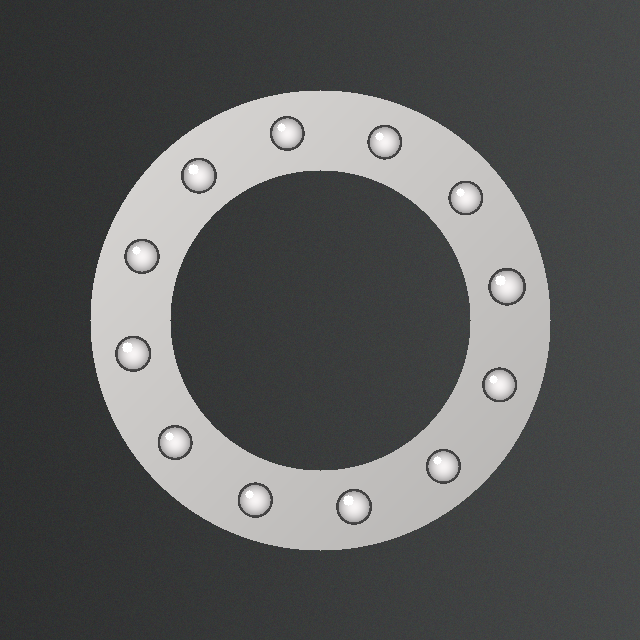
#> input picture eval/images/img01_halo12_clean.png, 640 x 640 px
$ python -i vision.py   (imports and definitions only)
#> lines starting #> are read from the running program, lines starting #| are printed output that depends on the picture; after the words box and inside, x2 and y2 are one past the last pixel; in counts of white or black regions, pixels touching at a corner belong together
"""Classical CV stone counter (no ML).

Two independent estimators:
  A. Hough circles (HOUGH_GRADIENT_ALT) on the blurred grayscale image + non-max suppression.
     Primary count. Weakness: any round bright spot (a reflection) looks like a stone.
  B. Outline contours: black-hat morphology picks out the dark girdle ring around each stone,
     Otsu threshold, then count enclosed holes that are round enough. Run at several kernel sizes
     and take the median. Weakness: dark stones and stones without a visible outline.

Agreement between A and B (plus how uniform the detected radii are) sets the confidence.
"""

from dataclasses import asdict, dataclass

import cv2
import numpy as np

WORK_SIZE = 640                # images are resized so their longest side is this
MIN_R_FRAC, MAX_R_FRAC = 0.008, 0.09   # stone radius as a fraction of the short side
HOUGH_PARAM2 = 0.75            # circle "perfectness" for HOUGH_GRADIENT_ALT (0..1)
BLACKHAT_KERNELS = (7, 9, 11, 13)


@dataclass
class CVResult:
    count: int
    confidence: str
    reason: str
    hough_count: int
    contour_count: int
    median_radius_px: float | None
    radius_cv: float | None

    def details(self) -> dict:
        d = asdict(self)
        for key in ("count", "confidence", "reason"):
            d.pop(key)
        return d


def decode_image(data: bytes) -> np.ndarray | None:
    arr = np.frombuffer(data, np.uint8)
    img = cv2.imdecode(arr, cv2.IMREAD_COLOR)
    return img


def _resize(img: np.ndarray) -> np.ndarray:
    h, w = img.shape[:2]
    scale = WORK_SIZE / max(h, w)
    if abs(scale - 1) < 1e-3:
        return img
    return cv2.resize(img, (int(round(w * scale)), int(round(h * scale))), interpolation=cv2.INTER_AREA if scale < 1 else cv2.INTER_LINEAR)


def _nms(circles: list[tuple[float, float, float]]) -> list[tuple[float, float, float]]:
    """Drop circles whose center lies inside an already accepted (larger) circle."""
    keep: list[tuple[float, float, float]] = []
    for x, y, r in sorted(circles, key=lambda c: (-c[2], c[0], c[1])):
        if any((x - a) ** 2 + (y - b) ** 2 < (0.8 * max(r, c)) ** 2 for a, b, c in keep):
            continue
        keep.append((x, y, r))
    return keep


def hough_circles(gray: np.ndarray) -> list[tuple[float, float, float]]:
    s = min(gray.shape)
    g = cv2.GaussianBlur(gray, (5, 5), 1.5)
    c = cv2.HoughCircles(g, cv2.HOUGH_GRADIENT_ALT, dp=1.5, minDist=6, param1=100, param2=HOUGH_PARAM2,
                         minRadius=max(3, int(s * MIN_R_FRAC)), maxRadius=int(s * MAX_R_FRAC))
    if c is None:
        return []
    return _nms([tuple(map(float, x)) for x in c[0]])


def outline_contours(gray: np.ndarray, k: int) -> int:
    s = min(gray.shape)
    g = cv2.GaussianBlur(gray, (3, 3), 0)
    bh = cv2.morphologyEx(g, cv2.MORPH_BLACKHAT, cv2.getStructuringElement(cv2.MORPH_ELLIPSE, (k, k)))
    _, th = cv2.threshold(bh, 0, 255, cv2.THRESH_BINARY + cv2.THRESH_OTSU)
    th = cv2.morphologyEx(th, cv2.MORPH_CLOSE, np.ones((3, 3), np.uint8))
    contours, hier = cv2.findContours(th, cv2.RETR_CCOMP, cv2.CHAIN_APPROX_SIMPLE)
    if hier is None:
        return 0
    min_a, max_a = np.pi * (s * MIN_R_FRAC) ** 2, np.pi * (s * MAX_R_FRAC) ** 2
    n = 0
    for i, c in enumerate(contours):
        if hier[0][i][3] == -1:  # only holes: regions fully enclosed by a dark outline
            continue
        a, p = cv2.contourArea(c), cv2.arcLength(c, True)
        if min_a <= a <= max_a and p > 0 and 4 * np.pi * a / p ** 2 >= 0.6:
            n += 1
    return n


def count_stones(img: np.ndarray) -> CVResult:
    img = _resize(img)
    gray = cv2.cvtColor(img, cv2.COLOR_BGR2GRAY)

    circles = hough_circles(gray)
    hough_n = len(circles)
    contour_n = int(np.median([outline_contours(gray, k) for k in BLACKHAT_KERNELS]))

    radii = np.array([r for _, _, r in circles])
    med_r = round(float(np.median(radii)), 1) if len(radii) else None
    r_cv = round(float(radii.std() / radii.mean()), 3) if len(radii) > 1 else None

    count = hough_n
    diff = abs(hough_n - contour_n)
    rel = diff / max(hough_n, contour_n, 1)
    if hough_n == 0 and contour_n == 0:
        conf, reason = "low", "no stones detected by either method"
    elif diff == 0 or (diff <= max(1, round(0.05 * count)) and min(hough_n, contour_n) > 0):
        conf, reason = "high", f"Hough ({hough_n}) and contour ({contour_n}) methods agree"
    elif rel <= 0.20:
        conf, reason = "medium", f"Hough ({hough_n}) and contour ({contour_n}) differ by {rel:.0%}"
    else:
        conf, reason = "low", f"Hough ({hough_n}) and contour ({contour_n}) disagree by {rel:.0%}"

    if r_cv is not None and r_cv > 0.30 and conf != "low":
        conf = "medium" if conf == "high" else "low"
        reason += f"; detected stone sizes vary a lot (radius CV {r_cv})"

    return CVResult(count=count, confidence=conf, reason=reason, hough_count=hough_n,
                    contour_count=contour_n, median_radius_px=med_r, radius_cv=r_cv)

>>> import cv2
>>> picture = cv2.imread('../eval/images/img01_halo12_clean.png')
#> picture is the input picture: shape (640, 640, 3); mean B, G, R 90.5, 90.9, 89.9
>>> result = count_stones(picture)
#> in hough_circles, `c = cv2.HoughCircles(g, cv2.HOUGH_GRADIENT_ALT, dp=1.5, minDist=6, par..`: c = [[507, 286.5, 17.69], [132, 352.5, 16.95], [354, 507, 16.84], [198, 175.5, 16.83], [141, 255, 16.56], [255, 499.5, 16.56], [442.5, 466.5, 16.44], [499.5, 384, 16.38], [384, 141, 16.32], [175.5, 442.5, 16.39], [286.5, 133.5, 16.34], [465, 198, 16.24]]
#> the loop in _nms, `for x, y, r in sorted(circles, key=lambda c: (-c[2], c[0], c[1])):` made 12 passes
#> after the loop in _nms, `for x, y, r in sorted(circles, key=lambda c: (-c[2], c[0], c[1])):`: keep = [(507, 286.5, 17.69), (132, 352.5, 16.95), (354, 507, 16.84), (198, 175.5, 16.83), (255, 499.5, 16.56), (141, 255, 16.56), (442.5, 466.5, 16.44), (175.5, 442.5, 16.39), (499.5, 384, 16.38), (286.5, 133.5, 16.34), (384, 141, 16.32), (465, 198, 16.24)]
#> in count_stones, `circles = hough_circles(gray)`: circles has the same summary as keep in _nms
#> in count_stones, `hough_n = len(circles)`: hough_n = 12
#> in outline_contours, `bh = cv2.morphologyEx(g, cv2.MORPH_BLACKHAT, cv2.getStructuringElement..`:
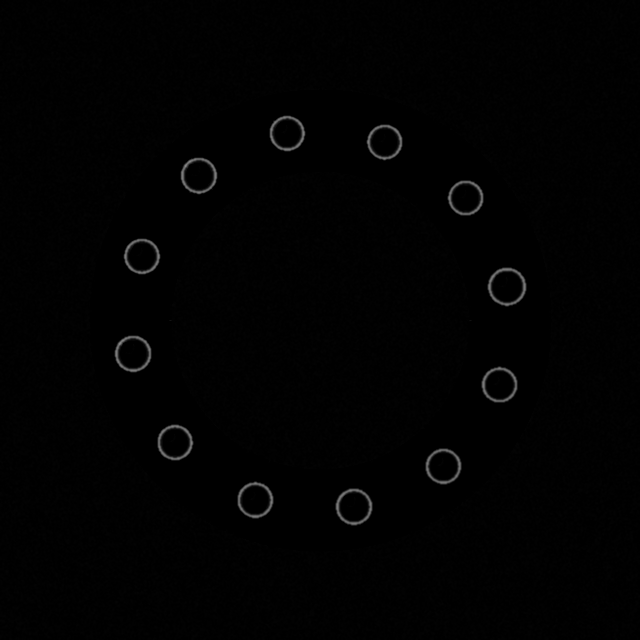
#> bh: shape (640, 640); min 0, max 134, mean 1.6
#> in outline_contours, `_, th = cv2.threshold(bh, 0, 255, cv2.THRESH_BINARY + cv2.THRESH_OTSU)`:
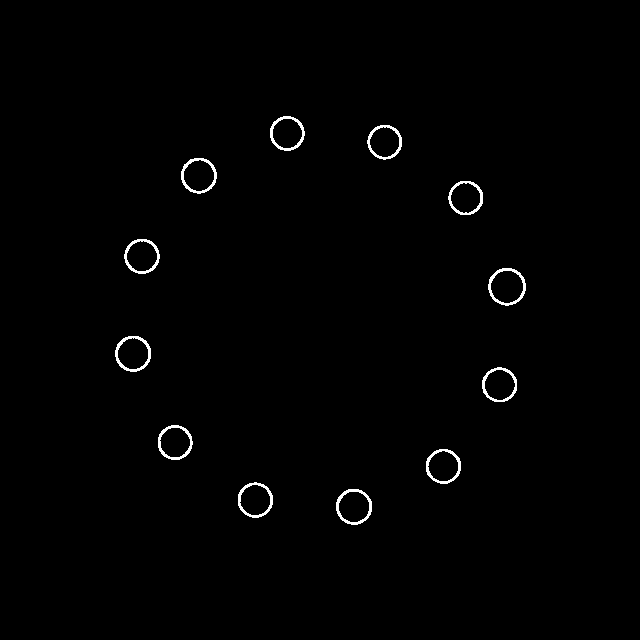
#> th: shape (640, 640); 0.88% white in thin lines or dots, all inside (x1, y1, x2, y2) = (115, 116, 526, 525)
#> in outline_contours, `contours, hier = cv2.findContours(th, cv2.RETR_CCOMP, cv2.CHAIN_APPROX..`: contours = 24 contours; largest, box (x1, y1, x2, y2) and area: (488, 268, 526, 306) 1070, (115, 336, 151, 372) 980, (336, 489, 372, 525) 979, (181, 158, 217, 194) 964, (238, 482, 273, 518) 938
#> the loop in outline_contours, `for i, c in enumerate(contours):` made 24 passes
#> (a, p) on passes 2, 4, 6, 8, 10, 12, 14, 16, 18, 20, 22, 24: (760, 102.9), (733, 100.9), (718.5, 100.3), (710.5, 99.5), (729, 101.7), (756.5, 102.3), (844.5, 109.2), (725, 100.9), (697, 98.08), (748, 101.7), (702, 98.91), (703, 98.91)
#> after the loop in outline_contours, `for i, c in enumerate(contours):`: n = 12
#> call 2 of outline_contours, with k = 9
#> in outline_contours (call 2), `_, th = cv2.threshold(bh, 0, 255, cv2.THRESH_BINARY + cv2.THRESH_OTSU)`:
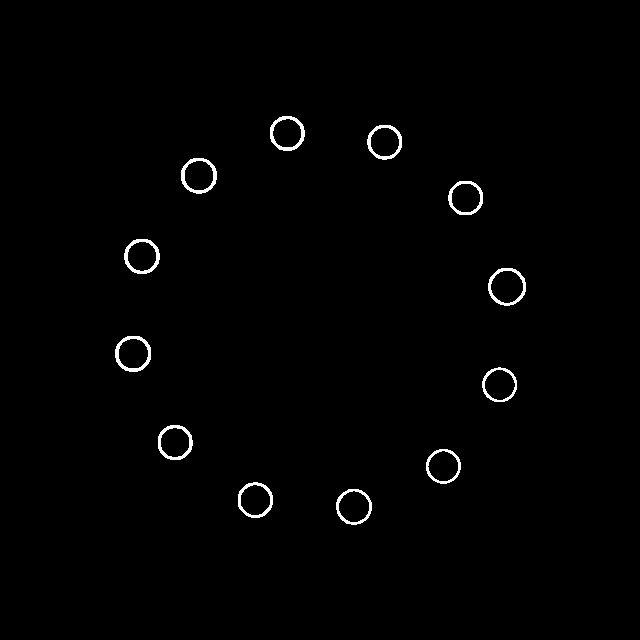
#> th: shape (640, 640); 0.98% white; 12 white regions, largest, box (x1, y1, x2, y2) and area: (115, 336, 151, 372) 371, (181, 158, 217, 194) 366, (124, 239, 160, 274) 362
#> in outline_contours (call 2), `th = cv2.morphologyEx(th, cv2.MORPH_CLOSE, np.ones((3, 3), np.uint8))`: th: shape (640, 640); 0.98% white; 12 white regions
#> in outline_contours (call 2), `contours, hier = cv2.findContours(th, cv2.RETR_CCOMP, cv2.CHAIN_APPROX..`: contours = 24 contours; largest, box (x1, y1, x2, y2) and area: (488, 268, 526, 306) 1088, (115, 336, 151, 372) 1000, (181, 158, 217, 194) 981, (336, 489, 372, 525) 972, (238, 482, 273, 518) 956
#> the loop in outline_contours (call 2), `for i, c in enumerate(contours):` made 24 passes
#> (a, p) on passes 2, 4, 6, 8, 10, 12, 14, 16, 18, 20, 22, 24: (753.5, 102.3), (721, 99.74), (717, 99.74), (687, 96.91), (722, 100.6), (723, 100.1), (831, 107.4), (685, 98.08), (685, 97.25), (708, 99.25), (674.5, 96.67), (663, 96.08)
#> after the loop in outline_contours (call 2), `for i, c in enumerate(contours):`: n = 12
#> in outline_contours (call 3), `_, th = cv2.threshold(bh, 0, 255, cv2.THRESH_BINARY + cv2.THRESH_OTSU)`: th: shape (640, 640); 0.99% white; 12 white regions, largest, box (x1, y1, x2, y2) and area: (115, 336, 151, 372) 374, (181, 158, 217, 194) 373, (124, 239, 160, 274) 367
#> in outline_contours (call 3), `th = cv2.morphologyEx(th, cv2.MORPH_CLOSE, np.ones((3, 3), np.uint8))`: th: shape (640, 640); 0.99% white; 12 white regions
#> in outline_contours (call 3), `contours, hier = cv2.findContours(th, cv2.RETR_CCOMP, cv2.CHAIN_APPROX..`: contours = 24 contours; largest, box (x1, y1, x2, y2) and area: (488, 268, 526, 306) 1090, (115, 336, 151, 372) 1000, (181, 158, 217, 194) 984, (336, 489, 372, 525) 972, (238, 482, 273, 518) 956
#> in outline_contours (call 4), `_, th = cv2.threshold(bh, 0, 255, cv2.THRESH_BINARY + cv2.THRESH_OTSU)`: th: shape (640, 640); 0.97% white; 12 white regions, largest, box (x1, y1, x2, y2) and area: (181, 158, 217, 194) 373, (124, 239, 160, 274) 367, (115, 336, 151, 372) 367
#> in outline_contours (call 4), `th = cv2.morphologyEx(th, cv2.MORPH_CLOSE, np.ones((3, 3), np.uint8))`: th: shape (640, 640); 0.97% white; 12 white regions
#> in outline_contours (call 4), `contours, hier = cv2.findContours(th, cv2.RETR_CCOMP, cv2.CHAIN_APPROX..`: contours = 24 contours; largest, box (x1, y1, x2, y2) and area: (488, 268, 526, 306) 1074, (115, 336, 151, 372) 1000, (181, 158, 217, 194) 984, (336, 489, 372, 525) 967, (124, 239, 160, 274) 956
#> in count_stones, `contour_n = int(np.median([outline_contours(gray, k) for k in BLACKHAT..`: contour_n = 12
#> in count_stones, `radii = np.array([r for _, _, r in circles])`: radii = [17.69, 16.95, 16.84, 16.83, 16.56, 16.56, 16.44, 16.39, 16.38, 16.34, 16.32, 16.24]
#> in count_stones, `med_r = round(float(np.median(radii)), 1) if len(radii) else None`: med_r = 16.5
#> in count_stones, `r_cv = round(float(radii.std() / radii.mean()), 3) if len(radii) > 1 e..`: r_cv = 0.023
#> in count_stones, `count = hough_n`: count = 12
#> in count_stones, `diff = abs(hough_n - contour_n)`: diff = 0
#> in count_stones, `conf, reason = "high", f"Hough ({hough_n}) and contour ({contour_n}) m..`: conf = 'high'

$ run again, on eval/images/img02_pave20_rose.png
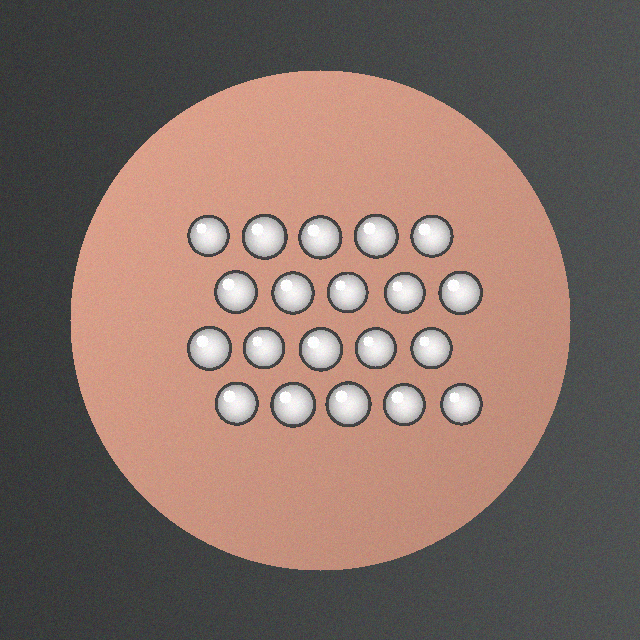
#> input picture eval/images/img02_pave20_rose.png, 640 x 640 px
#> picture is the input picture: shape (640, 640, 3); mean B, G, R 101.3, 109.4, 130.8
#> in count_stones, `gray = cv2.cvtColor(img, cv2.COLOR_BGR2GRAY)`:
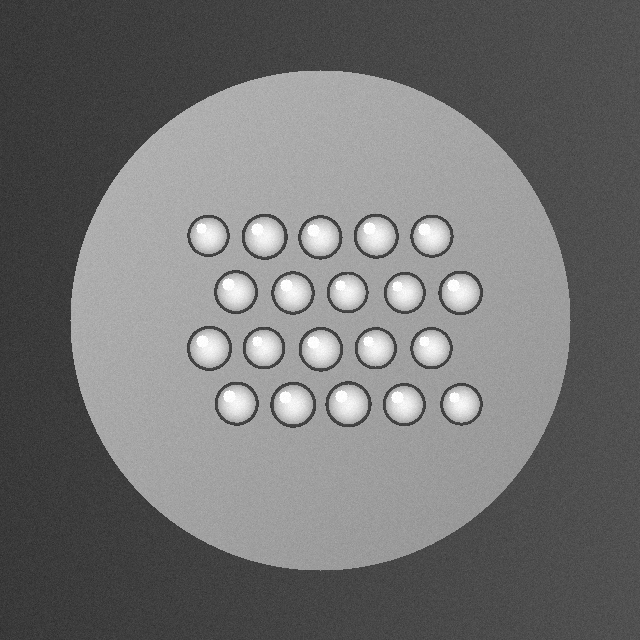
#> gray: shape (640, 640); min 38, max 255, mean 114.9
#> c = 20 rows, first 8: [264, 235.5, 21.62], [348, 403.5, 21.59], [292.5, 405, 21.57], [208.5, 348, 21.22], [375, 235.5, 21.19], [460.5, 292.5, 20.9], [319.5, 237, 20.76], [321, 349.5, 20.92]
#> the loop in _nms, `for x, y, r in sorted(circles, key=lambda c: (-c[2], c[0], c[1])):` made 20 passes
#> after the loop in _nms, `for x, y, r in sorted(circles, key=lambda c: (-c[2], c[0], c[1])):`: keep = 20 items, first 6: (264, 235.5, 21.62), (348, 403.5, 21.59), (292.5, 405, 21.57), (208.5, 348, 21.22), (375, 235.5, 21.19), (321, 349.5, 20.92)
#> circles has the same summary as keep in _nms
#> hough_n = 20
#> in outline_contours, `_, th = cv2.threshold(bh, 0, 255, cv2.THRESH_BINARY + cv2.THRESH_OTSU)`:
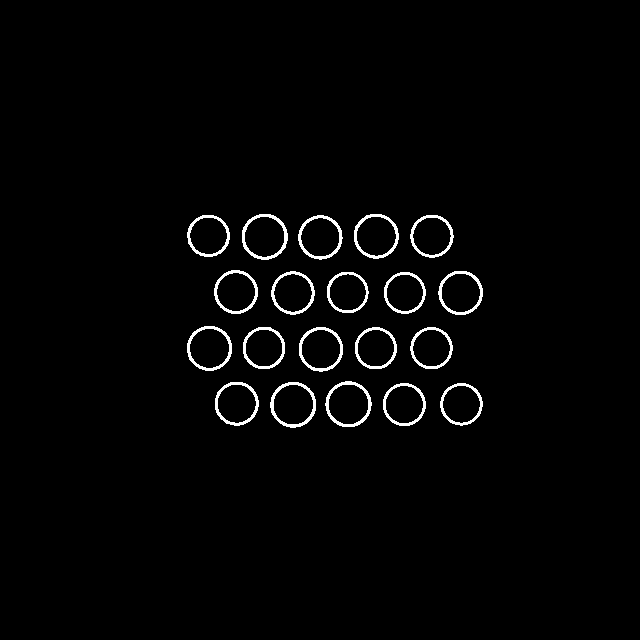
#> th: shape (640, 640); 1.9% white; 20 white regions, largest, box (x1, y1, x2, y2) and area: (242, 214, 288, 260) 446, (325, 381, 372, 427) 442, (270, 382, 316, 428) 441
#> contours = 40 contours; largest, box (x1, y1, x2, y2) and area: (242, 214, 288, 260) 1612, (325, 381, 372, 427) 1606, (270, 382, 316, 428) 1595, (187, 326, 232, 371) 1542, (354, 214, 399, 259) 1534
#> the loop in outline_contours, `for i, c in enumerate(contours):` made 40 passes
#> (a, p) on passes 2, 4, 6, 8, 10, 12, 14, 16: (1106.5, 124.5), (1137.5, 125.6), (1274.5, 132.5), (1180.5, 128.5), (1285, 133.1), (1093.5, 123.6), (1089.5, 122.8), (1208, 129.1)
#> after the loop in outline_contours, `for i, c in enumerate(contours):`: n = 20
#> contours = 40 contours; largest, box (x1, y1, x2, y2) and area: (242, 214, 288, 260) 1618, (325, 381, 372, 427) 1607, (270, 382, 316, 428) 1594, (187, 326, 232, 371) 1549, (354, 214, 399, 259) 1538
#> the loop in outline_contours (call 2), `for i, c in enumerate(contours):` made 40 passes
#> contours = 40 contours; largest, box (x1, y1, x2, y2) and area: (242, 214, 288, 260) 1624, (325, 381, 372, 427) 1607, (270, 382, 316, 428) 1596, (187, 326, 232, 371) 1552, (354, 214, 399, 259) 1538
#> contours = 40 contours; largest, box (x1, y1, x2, y2) and area: (242, 214, 288, 260) 1624, (325, 381, 372, 427) 1607, (270, 382, 316, 428) 1598, (187, 326, 232, 371) 1554, (354, 214, 399, 259) 1538
#> contour_n = 20
#> radii = 20 values, max 21.62 at index 0, min 19.65 at index 19, mean 20.56
#> med_r = 20.5
#> r_cv = 0.03
#> count = 20
#> diff = 0
#> conf = 'high'

$ run again, on eval/images/img03_channel8_sapphire.png
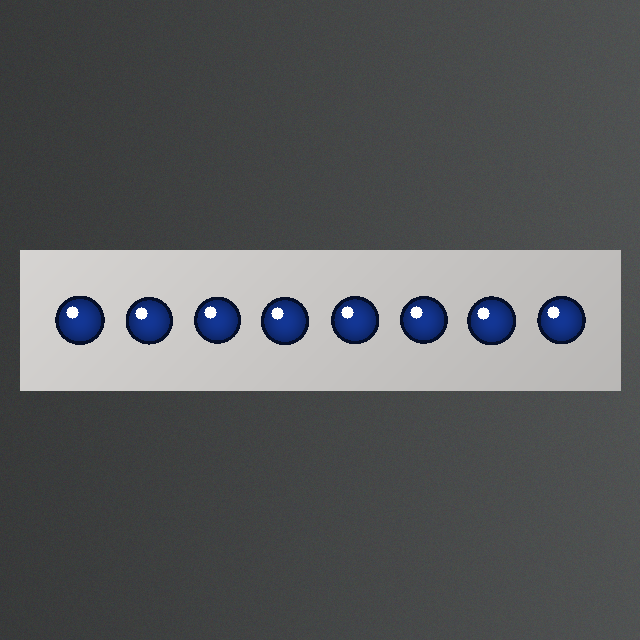
#> input picture eval/images/img03_channel8_sapphire.png, 640 x 640 px
#> picture is the input picture: shape (640, 640, 3); mean B, G, R 92.5, 90.7, 88.6
#> in hough_circles, `c = cv2.HoughCircles(g, cv2.HOUGH_GRADIENT_ALT, dp=1.5, minDist=6, par..`: c = [[492, 321, 22.8], [285, 321, 22.57], [354.8, 319.5, 22.57], [561, 319.5, 22.54], [423, 319.5, 22.26], [79.5, 319.5, 23.16], [217.5, 319.5, 22], [148.5, 319.5, 22.44]]
#> circles = [(79.5, 319.5, 23.16), (492, 321, 22.8), (285, 321, 22.57), (354.8, 319.5, 22.57), (561, 319.5, 22.54), (148.5, 319.5, 22.44), (423, 319.5, 22.26), (217.5, 319.5, 22)]
#> hough_n = 8
#> in outline_contours, `_, th = cv2.threshold(bh, 0, 255, cv2.THRESH_BINARY + cv2.THRESH_OTSU)`:
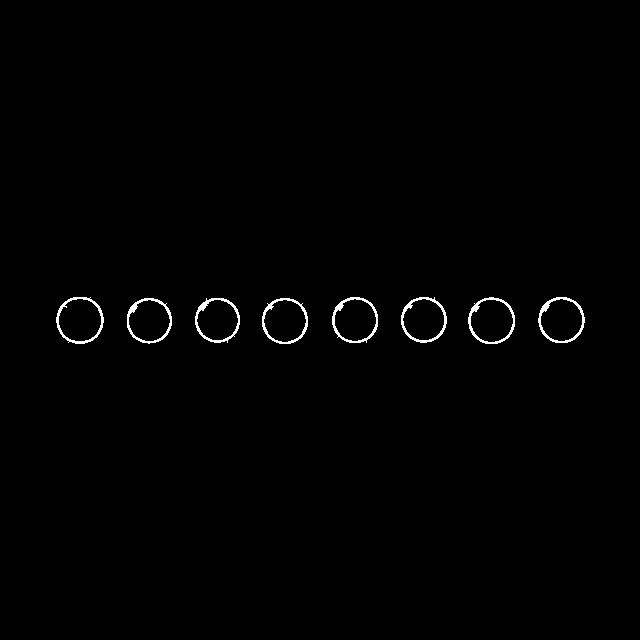
#> th: shape (640, 640); 0.76% white in thin lines or dots, all inside (x1, y1, x2, y2) = (56, 297, 585, 344)
#> contours = 16 contours; largest, box (x1, y1, x2, y2) and area: (56, 297, 104, 344) 1715, (468, 297, 515, 344) 1683, (262, 298, 308, 344) 1641, (538, 297, 585, 343) 1639, (332, 297, 378, 343) 1638
#> the loop in outline_contours, `for i, c in enumerate(contours):` made 16 passes
#> (a, p) on passes 2, 4, 6, 8, 10, 12, 14, 16: (1378, 142.7), (1284, 137.9), (1316, 138.7), (1364.5, 140.1), (1415.5, 143.3), (1332.5, 139.3), (1364.5, 140.5), (1452, 145.9)
#> after the loop in outline_contours, `for i, c in enumerate(contours):`: n = 8
#> contours = 15 contours, 7 with area under 20; largest, box (x1, y1, x2, y2) and area: (127, 300, 140, 317) 78, (197, 299, 210, 312) 78, (540, 299, 552, 312) 69, (334, 299, 346, 312) 66, (470, 300, 482, 313) 62, (403, 299, 415, 312) 61, (264, 300, 276, 312) 60, (59, 299, 71, 311) 53
#> the loop in outline_contours (call 2), `for i, c in enumerate(contours):` made 15 passes
#> c on passes 1, 2, 3, 4, 13, 14, 15: [[142, 343]], [[210, 342]], [[196, 330]], [[238, 309]], [[276, 298]], [[157, 298]], [[211, 297], [211, 298], [213, 298], [212, 298]]
#> contours = 8 contours; box (x1, y1, x2, y2) and area: (195, 297, 214, 315) 120, (126, 300, 141, 317) 108, (538, 299, 553, 316) 104, (332, 299, 347, 315) 100, (262, 299, 277, 315) 99, (468, 300, 482, 316) 98, (57, 298, 72, 315) 98, (401, 298, 416, 314) 96
#> in outline_contours (call 4), `_, th = cv2.threshold(bh, 0, 255, cv2.THRESH_BINARY + cv2.THRESH_OTSU)`:
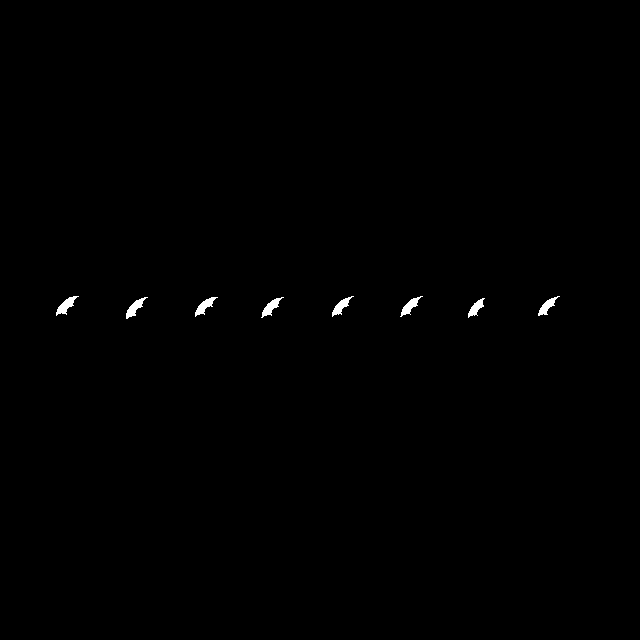
#> th: shape (640, 640); 0.33% white; 8 white regions, largest, box (x1, y1, x2, y2) and area: (56, 296, 79, 316) 186, (126, 297, 148, 319) 181, (195, 297, 218, 317) 176
#> contours = 8 contours; box (x1, y1, x2, y2) and area: (56, 296, 79, 316) 159, (126, 297, 148, 319) 153, (195, 297, 218, 317) 148, (261, 297, 284, 318) 146, (400, 296, 423, 317) 142, (332, 296, 354, 317) 142, (538, 296, 560, 316) 135, (468, 298, 485, 318) 124
#> the loop in outline_contours (call 4), `for i, c in enumerate(contours):` made 8 passes
#> after the loop in outline_contours (call 4), `for i, c in enumerate(contours):`: n = 0
#> radii = [23.16, 22.8, 22.57, 22.57, 22.54, 22.44, 22.26, 22]
#> med_r = 22.6
#> r_cv = 0.014
#> count = 8
#> rel = 1
#> conf = 'low'
